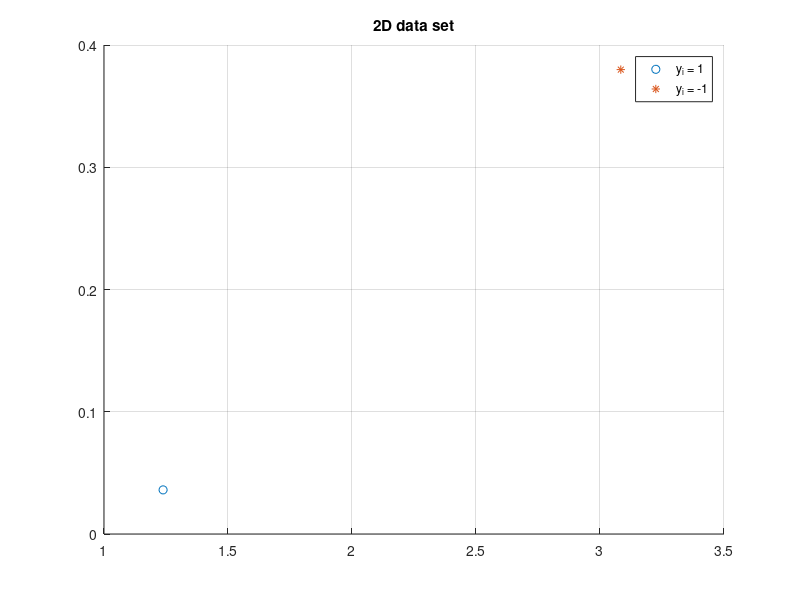
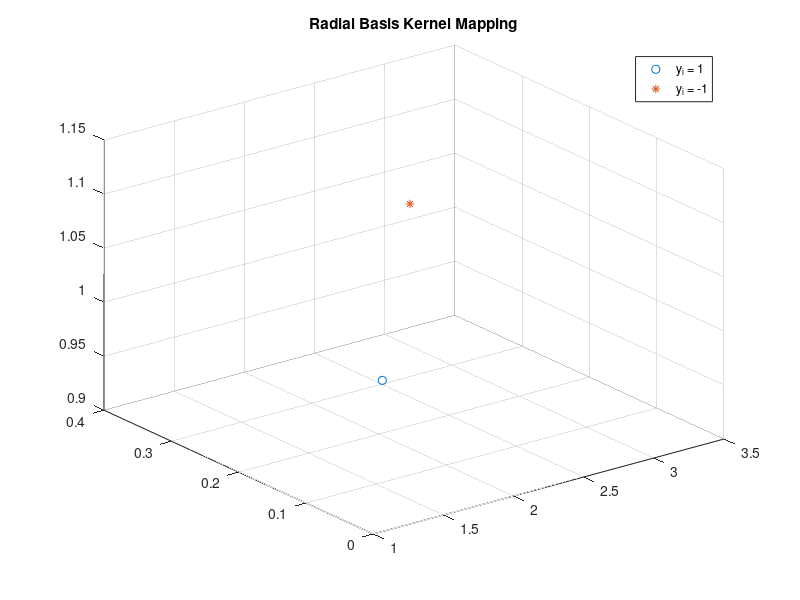

Write the MATLAB code that produced these figures, in order. (Note: this script raises an error after producing the figures.)
%% Numerical Optimisation Project 
% Name: Dylan Scotney 
% SN: 18138211
% Submission date: 09/04/2019

% clear cache and variables 
clear cache variables
addpath Lib

%--------------------------------------------------------------------------
%% Simulating dataset 
%--------------------------------------------------------------------------
numOfPoints = 2;
theta = linspace(0, 2*pi, numOfPoints/2);
% 4th column = 0 will later be used to store mapped values from kernels
scatter_circle = @(r, noise, class) [r * cos(theta) + noise(1,:);
                                     r * sin(theta) + noise(2,:);
                                     0*theta;
                                     class*ones(1,length(theta))];

% Generate random sets with norm distribution, acts as noise on sample
data_generator = rng(0,'v5normal');
noise1 = rand(2,length(theta));
noise2 = rand(2,length(theta));

dataset_p = scatter_circle(1, noise1, 1)';
dataset_m = scatter_circle(3, noise2, -1)';
dataset = [dataset_p; dataset_m];

% Plot data
figure('name', 'Non-Linearly Seperable Data')
hold on
scatter(dataset_p(:,1), dataset_p(:,2), 'o')
scatter(dataset_m(:,1), dataset_m(:,2), '*')
title("2D data set")
legend("y_i = 1", "y_i = -1")
grid on 
hold off

disp("Simulated data set.")

%--------------------------------------------------------------------------
%% RADIAL BASIS KERNEL SOLUTION
%--------------------------------------------------------------------------

%% Seperating dataset with Radial Basis kernel 
%---------------------------------------------
sigma = 2;
kernel = @(xi,xj) exp(-sqrt(sum((xi-xj).^2,2))/2*sigma^2);

for i = 1:numOfPoints
    % Store New Z values in 3th column
    dataset(i,3) = sum(kernel(dataset(i,1:2),dataset(:,1:2)));
end

split = numOfPoints/2;

figure('name', 'Radial Basis Kernel Mapping')
scatter3(dataset(1:split, 1), dataset(1:split, 2), dataset(1:split,3), 'o');
hold on
scatter3(dataset(split+1:end, 1), dataset(split+1:end, 2), dataset(split+1:end,3), '*');
title("Radial Basis Kernel Mapping")
legend("y_i = 1", "y_i = -1")
hold off

disp("Seperated data with radial basis kernel.")

%% Calculating Hessian of Radial Basis Kernel
%--------------------------------------------
% Computing matrix H
H = zeros(numOfPoints,numOfPoints);
for i = 1:numOfPoints
    for j = 1:numOfPoints
        H(i,j) = dataset(i,4)*dataset(j,4)*dot(dataset(i,1:3), dataset(j,1:3));
    end
end
H
disp("Calculated Hessian.")

%% Formulating minimisation problem
%----------------------------------

group = dataset(:, 4); %classification of each point

% Define function handles for augLag and diffAugLag:
%==========================================================================
f = @(a) F(a, H);
c_e = @(a) C_e(a, group);
psi = @(a, mu_I, lambda_I) Psi(a, mu_I, lambda_I);

df = @(a) dF(a, H);
dc_e = dC_e(group);
dpsi = @ (a, mu_I, lambda_I) dPsi(a, mu_I, lambda_I);

d2f = d2F(H);
d2c_e = @(mu_e) 1/mu_e * d2C_e(group);
d2psi = @(a, mu_I, lambda_I) d2Psi(a, mu_I,  lambda_I);

%==========================================================================


% Defining Lagrangian (see report) <add more info here>
%==========================================================================
L.f = @(a, mu_e, lambda_e, mu_I, lambda_I) augLagrangian(f, c_e, psi, a,...
                                                       mu_e, lambda_e, ...
                                                       mu_I,lambda_I);

L.df = @(a, mu_e, lambda_e, mu_I, lambda_I) diffAugLagrangian(df, dc_e, c_e,...
                                                            dpsi, a, mu_e,...
                                                            lambda_e, mu_I,...
                                                            lambda_I);  
                                                        
L.d2f = @(a, mu_e, mu_I, lambda_I) d2AugLagrangian(d2f, d2c_e, d2psi, a, mu_e,...
                                             mu_I, lambda_I);
%==========================================================================

disp("Formulated minimisation problem.")

%% Solving Minimisation Problem
%------------------------------

% Initialisation:
%==========================================================================
% Starting point
a0 = 0*ones(length(H), 1);

% Parameters
mu_e0 = -1;
lambda_e0 = 3;
mu_I0 = -1;
lambda_I0 = 100*ones(length(H), 1);
tol = 1e-6; 
alpha0 = 1;
maxIter = 100;
storeInfo = true;
dataGroups = dataset(:,4);
%==========================================================================

% Solving using Framework 17.3 from Nocedal and Wright:
%=========================================================================
[a_k, f_max, nIter, info] = augLagFramework(L, a0, dataGroups, mu_e0,...
                                            lambda_e0, mu_I0, lambda_I0,...
                                            tol, maxIter, storeInfo);
a_k
norm(info.diff(:,end))
%==========================================================================
disp("Solved minimisation problem.")  
disp(info.stopCond)

%% Plotting data of solution
%---------------------------

% Plotting paths if 2D problem: 
%==========================================================================
if(numOfPoints == 3)
    func2 = @(x,y) L.f([x;y],realmax,0,realmax,[0;0]);
    figure('name', '2d path')
    hold on 
    fcontour(func2,[0, 1.5,0,1.5], 'LevelStep', 0.01)
    plot(info.as(1,:), info.as(2,:), 'r-o', 'MarkerFaceColor', 'r')
    plot(0:0.1:1, 0:0.1:1,'b') % sum(alpha_iy_i) = 0
    hold off
end
%==========================================================================


% Plotting Convergence of a_k:
%==========================================================================
successiveDiff = [diff(info.as(1,:)); diff(info.as(2,:))];
figure('name', 'Convergence of alpha')
semilogy(vecnorm(successiveDiff, 2, 1))
xlabel("Iteration")
ylabel("||\alpha_k - \alpha_k_-_1)||")
%==========================================================================

% Plotting Convergence of a_k:
%==========================================================================
figure('name', 'Convergence of alpha')
semilogy(vecnorm(info.diff, 2, 1))
xlabel("Iteration")
ylabel("||df||")
%==========================================================================


% Plotting Parameters:
%==========================================================================
figure('name', 'lambda_I')
semilogy(vecnorm(info.lambda_I,2,1))
ylabel("||\lambda^I||")
xlabel("Iteration")

% figure('name', 'mu_I')
% semilogy(info.mu_I)
% ylabel("||\mu^I||")
% xlabel("Iteration")
% 
% figure('name', 'mu_e')
% semilogy(info.mu_e)
% ylabel("||\mu^e||")
% xlabel("Iteration")

figure('name', 'lambda_e')
semilogy(info.lambda_e)
ylabel("||\lambda^e||")
xlabel("Iteration")
%==========================================================================
disp("Plotting results")

% %% Calculating W
% %----------------
% % w = sum(alpha_i * y_i * x_i)
% %==========================================================================
% w = calcW(a_k, dataset(:,1:3), dataset(:,4));
% %==========================================================================
% disp("Calculating w")
% 
% %% Determine Support Vectors
% %---------------------------
% % Indicies for a_i > 0
% p_points = dataset(1:split, 1:3)
% n_points = dataset(split+1:end, 1:3)
% 
% aMaxp = -1
% aMinn = -1
% for i = 1:length(a_k)
%     if i <= split
%         if a_k(i) > aMaxp
%             aMaxp = a_k(i);
%             supportIndex(1) = i;
%         end
%     else
%         if a_k(i) > aMaxn
%             aMaxn = a_k(i);
%             supportIndex(2) = i;
%         end
%     end
% end
% 
% supportIndex;
% supportVectors = [p_points(supportIndex(1),:), a_k(supportIndex(1));
%                   n_points(supportIndex(2),:), a_k(supportIndex(2) + split)];
% 
%               
% figure('name', 'Radial Basis Kernel Mapping')
% hold on
% scatter3(dataset(1:split, 1), dataset(1:split, 2), dataset(1:split,3), 'o');
% scatter3(dataset(10, 1), dataset(10, 2), dataset(10,3),'k', 'o');
% scatter3(dataset(split+1:end, 1), dataset(split+1:end, 2), dataset(split+1:end,3), '*');
% scatter3(dataset(split+1, 1), dataset(split+1, 2), dataset(split+1,3), 'k', '*');
% hold off
% title("Radial Basis Kernel Mapping")
% legend("y_i = 1", "y_i = -1")
% hold off              
% 
% disp("Calculating Support Vectors")

% %% Calculating b
% %---------------
% b = calcb(supportVectors)
% 
% disp("calculating b")
% 
% %% Plotting SVM plane
% %--------------------
% 
% func = @(x,y) (-b - w(1)*x - w(2)*y)/w(3);
% [X,Y] = meshgrid(-4:0.1:4, -4:0.1:4);
% Z = func(X,Y);
% 
% figure('name', 'SVM Mapping')
% hold on
% scatter3(dataset(1:split, 1), dataset(1:split, 2), dataset(1:split,3), 'o');
% surf(X,Y,Z)
% scatter3(dataset(split+1:end, 1), dataset(split+1:end, 2), dataset(split+1:end,3), '*');
% xlabel('x')
% ylabel('y')
% zlabel('z')
% legend("y_i = 1", "SVM", "y_i = -1")
% hold off
% 
% disp("Plotting SVM plane")
% 
% 
% 
% 
% 
% %%
% x = supportVectors(:,1:3)
% supportVectors
% dot(x(1,:), w) 
% dot(x(2,:), w) 















%% Seperating dataset with polynomial kernel
% b=2; 
% a=0;
% kernel = @(xi, xj) (dot(xi,xj)+a)^b;
% 
% for j = 1:numOfPoints
%     z2(j) = 0;
%     for i = 1:numOfPoints
%         z2(j) = z2(j) + kernel(dataset(j,1:2), dataset(i,1:2));
%     end
% end
% 
% split = numOfPoints/2;
% 
% figure(3)
% scatter3(dataset(1:split, 1), dataset(1:split, 2), z2(1:split), 'o');
% hold on
% scatter3(dataset(split+1:end, 1), dataset(split+1:end, 2), z2(split+1:end), '*');
% title("Sigmoidal Kernel Mapping")
% legend("y_i = 1", "y_i = -1")
% hold off
